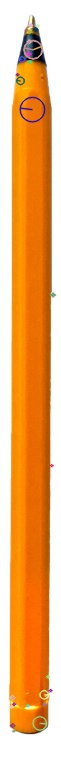
#> input picture test-sift.jpg, 61 x 768 px, given in place of the camera
$ python centroid_drawing.py
#> lines starting #> are read from the running program, lines starting #| are printed output that depends on the picture; after the words box and inside, x2 and y2 are one past the last pixel; in counts of white or black regions, pixels touching at a corner belong together
### framework.py
import cv2

# Get camera
cap = cv2.VideoCapture(0)

draw = False
esc = False
on_draw_callback = None


def get_frame():
    _, img = cap.read()
#> img is the input picture: shape (768, 61, 3); mean B, G, R 113, 175.9, 238.5
    img = cv2.flip(img, 1)  # flip along y axis
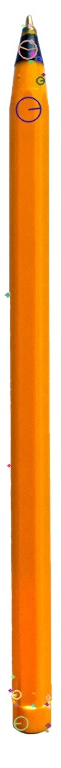
#> img: shape (768, 61, 3); mean B, G, R 113, 175.9, 238.5
    return img


def get_keys():
    global draw
    global esc
    global on_draw_callback
    esc = False

    k = cv2.waitKey(1)
    if k == 122:
        draw = not draw

        if not on_draw_callback is None:
            on_draw_callback(draw)

    if k == 27:
        esc = True


def is_esc():
    return esc

def is_ctrl():
    return draw

def on_draw(cb):
    global on_draw_callback
    if callable(cb):
        on_draw_callback = cb

### centroid_drawing.py
#!/usr/bin/env python3
from collections import deque
import cv2
import numpy as np
import framework

def main():
    drawing = []

    def add_drawing_point(struct, point):
        (x, y) = point
        print("Adding drawing point..." + str(x))
        last_area = drawing[-1]
        last_area.appendleft(point)

    def add_drawing_area(draw):
        if draw == True:
            print("Start drawing...")
            drawing.append(deque())
        else:
            print("Stop drawing.")

    # Setup callback that fires when 'z' key is clicked
    framework.on_draw(add_drawing_area)

    while (1):
        img = framework.get_frame()

        # Convert BGR to HSV
        hsv = cv2.cvtColor(img, cv2.COLOR_BGR2HSV)
#> hsv: shape (768, 61, 3); mean H, S, V 27.4, 140.2, 239

        # define range of blue color in HSV
        lower_blue = np.array([104, 50, 50])
        upper_blue = np.array([150, 255, 255])

        lower_green = (30, 50, 30)
        upper_green = (100, 255, 255)

        # Threshold the HSV image to get only blue colors
        # mask = cv2.inRange(hsv, lower_blue, upper_blue)
        mask = cv2.inRange(hsv, lower_green, upper_green)
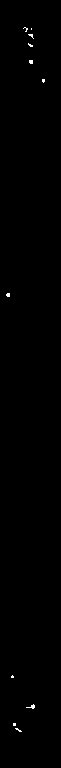
#> mask: shape (768, 61); 0.26% white in thin lines or dots, all inside (x1, y1, x2, y2) = (6, 27, 45, 732)

        mask = cv2.erode(mask, cv2.getStructuringElement(cv2.MORPH_ELLIPSE, (20, 20)))
#> mask: shape (768, 61); every value is 0
        mask = cv2.dilate(mask, cv2.getStructuringElement(cv2.MORPH_ELLIPSE, (10, 10)))

        mask = cv2.dilate(mask, cv2.getStructuringElement(cv2.MORPH_ELLIPSE, (9, 9)))
        mask = cv2.erode(mask, cv2.getStructuringElement(cv2.MORPH_ELLIPSE, (9, 9)))

        cnts = cv2.findContours(mask.copy(), cv2.RETR_EXTERNAL, cv2.CHAIN_APPROX_SIMPLE)[-2]
#> cnts = []
        center = None

        if len(cnts) > 0:
            c = max(cnts, key=cv2.contourArea)
            ((x, y), radius) = cv2.minEnclosingCircle(c)
            M = cv2.moments(c)
            center = (int(M["m10"] / M["m00"]), int(M["m01"] / M["m00"]))

            if radius > 2:
                # Bounding circle
                cv2.circle(img, (int(x), int(y)), int(radius), (0, 255, 255), 2)
                # Centroid
                cv2.circle(img, center, 5, (0, 0, 255), -1)

                if framework.is_ctrl():
                    add_drawing_point(drawing, center)


        # Make drawing
        for drawing_area in drawing:
            for i in np.arange(1, len(drawing_area)):
                if drawing_area[i - 1] is None or drawing_area[i] is None:
                    continue

                # thickness = int(np.sqrt(len(drawing_area) / float(i + 1)) * 2.5)
                thickness = 2
                cv2.line(img, drawing_area[i - 1], drawing_area[i], (0, 0, 255), thickness)


        # cv2.imshow('Mask', mask)
        cv2.imshow('Original', img)

        if framework.is_esc():
            break
        framework.get_keys()
#> (key Esc is pressed here)


if __name__ == '__main__':
    main()
